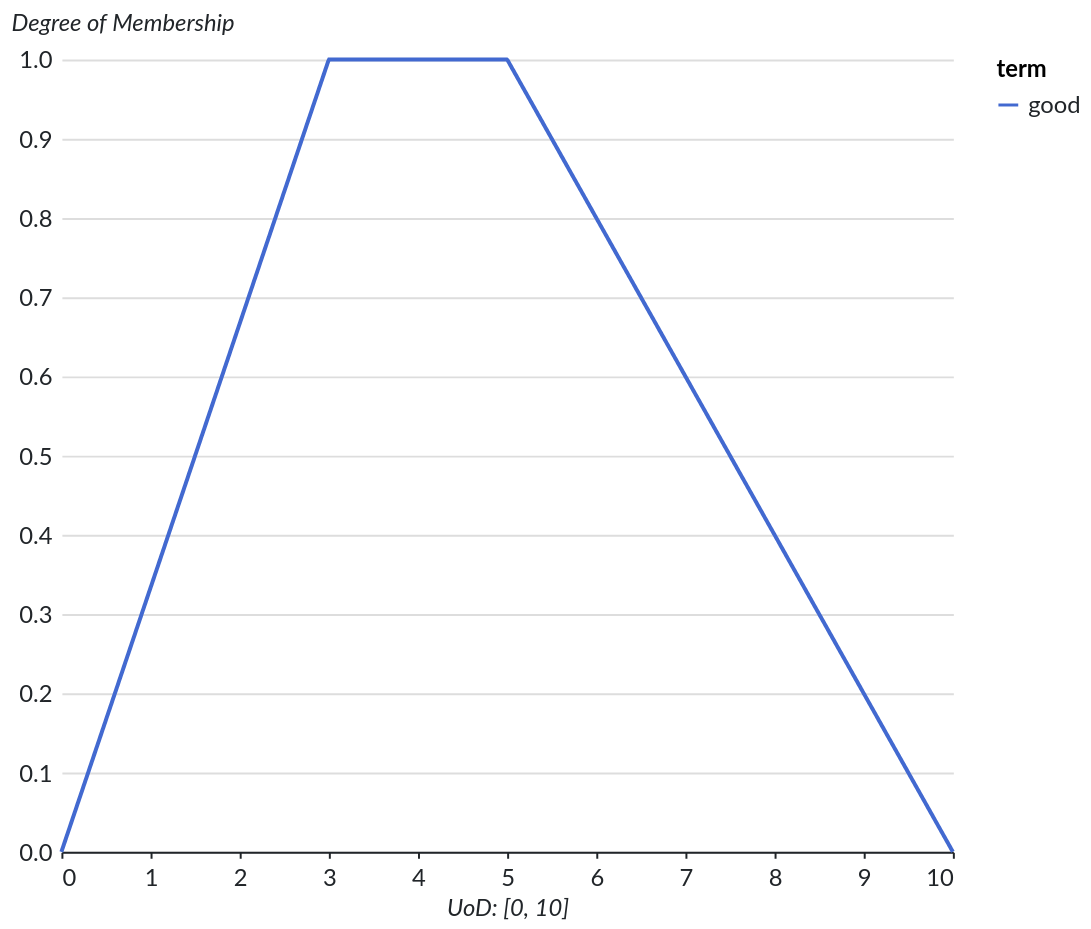

Notebook source saved alongside this figure:
### Markdown cell above
### Trapezoidal

### Code cell
plot_fuzzy_set(
    mf=MFTrapezoidal(a=0, b=3, c=5, d=10),
    term="good",
    uod=(0, 10),
)

### Figure 1 — Vega-Lite specification as saved in the notebook (floating-point values rounded to 4 significant figures; data arrays with more than 128 entries replaced by an {"elided": "..."} marker saying what was removed)
{"background": "#ffffff", "config": {"title": {"anchor": "start", "font": "Lato", "color": "#212529", "fontSize": 20, "fontStyle": "normal", "subtitleFontSize": 16, "subtitleColor": "#212529", "fontWeight": 700, "subtitleFontWeight": 400, "subtitleFontStyle": "italic", "dy": -20}, "legend": {"labelFont": "Lato", "labelFontSize": 12, "labelColor": "#212529", "padding": 0, "titleFontSize": 12, "titleFont": "Lato", "titleAnchor": "start", "titleFontWeight": 700}, "axis": {"titleFontSize": 12, "titleFontStyle": "italic", "titleFontWeight": 400, "titleFont": "Lato", "titleColor": "#212529", "labelFontSize": 12, "labelFont": "Lato", "labelColor": "#212529", "labelFontWeight": 400, "labelPadding": 5}, "axisY": {"domain": false, "grid": true, "grid_color": "#dee2e6", "gridWidth": 1, "ticks": false, "titleAngle": 0, "titleAlign": "left", "titleY": -12}, "axisX": {"domain": true, "domainColor": "#212529", "domainWidth": 1, "grid": false, "labelAngle": 0, "ticks": true, "tickColor": "#212529", "tickSize": 3}, "facet": {"spacing": 50}, "headerColumn": {"title": null, "titleFontSize": 14, "titleFontWeight": 700, "titleFont": "Lato", "labelAnchor": "middle", "labelFontSize": 12, "labelFontWeight": 700, "labelFont": "Lato"}, "headerRow": {"labelFont": "Lato", "labelFontSize": 12, "labelAngle": 0, "labelAlign": "left", "labelAnchor": "middle", "labelFontWeight": 700, "labelPadding": 25, "titleFont": "Lato", "titleFontSize": 14, "titleFontWeight": 700, "titleAngle": 0, "orient": "left", "title": null}, "area": {"fill": "#b6377a"}, "circle": {"fill": "#b6377a"}, "line": {"stroke": "#b6377a"}, "rule": {"stroke": "#212529"}, "path": {"stroke": "#b6377a"}, "point": {"stroke": "#b6377a"}, "rect": {"fill": "#b6377a"}, "shape": {"stroke": "#b6377a"}, "symbol": {"fill": "#b6377a"}, "bar": {"fill": "#b6377a"}, "view": {"stroke": "transparent"}, "range": {"category": {"scheme": "observable10"}, "diverging": {"scheme": "spectral"}, "heatmap": {"scheme": "magma"}, "ramp": {"scheme": "cividis"}, "ordinal": {"scheme": "lighttealblue"}}}, "data": {"name": "data-768c869dc4b87bcb19c146d908c229d2"}, "mark": {"type": "line"}, "encoding": {"color": {"field": "term", "type": "nominal"}, "x": {"field": "x", "title": "UoD: [0, 10]", "type": "quantitative"}, "y": {"field": "membership", "title": "Degree of Membership", "type": "quantitative"}}, "height": 400, "width": 450, "$schema": "https://vega.github.io/schema/vega-lite/v6.1.0.json", "datasets": {"data-768c869dc4b87bcb19c146d908c229d2": {"elided": "1000 records"}}}
